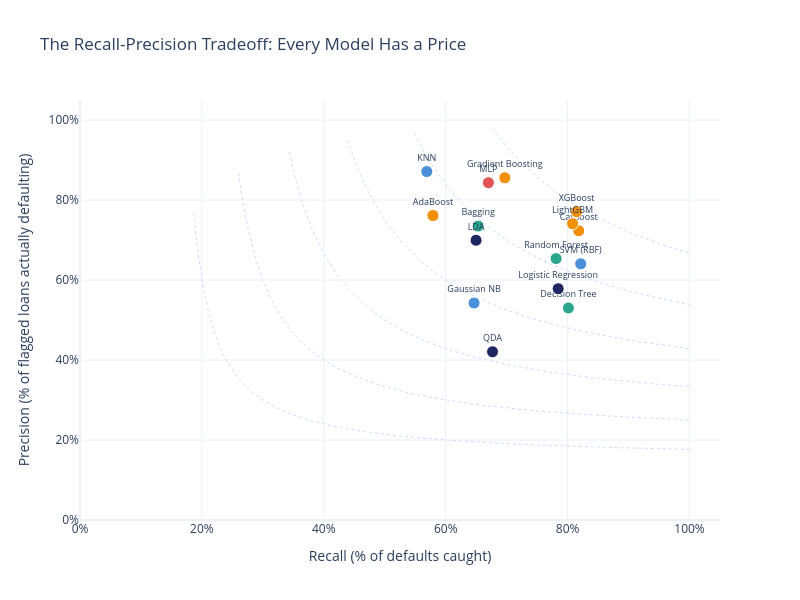

Notebook code for this chart:
### Markdown cell above
## Chart 3: The Tradeoff Scatter (Recall vs Precision)

### Code cell
# Scatter plot: recall vs precision with F1 contours
fig_scatter = go.Figure()

# Add F1 iso-curves as background
for f1_val in [0.3, 0.4, 0.5, 0.6, 0.7, 0.8]:
    r_range = np.linspace(f1_val / (2 - f1_val) + 0.01, 1.0, 100)
    p_range = (f1_val * r_range) / (2 * r_range - f1_val)
    valid = (p_range > 0) & (p_range <= 1)
    fig_scatter.add_trace(go.Scatter(
        x=r_range[valid], y=p_range[valid],
        mode='lines', name=f'F1={f1_val}',
        line=dict(color=COLORS['ice'], width=1, dash='dot'),
        showlegend=False, hoverinfo='skip',
    ))

# Model family color mapping
family_colors = {
    'Logistic Regression': COLORS['navy'], 'LDA': COLORS['navy'], 'QDA': COLORS['navy'],
    'KNN': COLORS['accent'], 'Gaussian NB': COLORS['accent'], 'SVM (RBF)': COLORS['accent'],
    'Decision Tree': COLORS['green'], 'Random Forest': COLORS['green'],
    'Bagging': COLORS['green'],
    'AdaBoost': COLORS['orange'], 'Gradient Boosting': COLORS['orange'],
    'XGBoost': COLORS['orange'], 'LightGBM': COLORS['orange'], 'CatBoost': COLORS['orange'],
    'MLP': COLORS['red'],
}
family_labels = {
    'Logistic Regression': 'Linear', 'LDA': 'Linear', 'QDA': 'Linear',
    'KNN': 'Distance/Prob', 'Gaussian NB': 'Distance/Prob', 'SVM (RBF)': 'Black Box',
    'Decision Tree': 'Tree', 'Random Forest': 'Bagging', 'Bagging': 'Bagging',
    'AdaBoost': 'Boosting', 'Gradient Boosting': 'Boosting',
    'XGBoost': 'Boosting', 'LightGBM': 'Boosting', 'CatBoost': 'Boosting',
    'MLP': 'Black Box',
}

for _, row in df_comp.iterrows():
    name = row['model']
    fig_scatter.add_trace(go.Scatter(
        x=[row['recall_1']], y=[row['precision_1']],
        mode='markers+text',
        name=name,
        text=[name], textposition='top center', textfont=dict(size=9),
        marker=dict(color=family_colors.get(name, COLORS['gray']), size=12,
                    line=dict(width=1, color='white')),
        hovertemplate=f'<b>{name}</b><br>Recall: {row["recall_1"]:.1%}<br>Precision: {row["precision_1"]:.1%}<br>F1: {row["f1_1"]:.1%}<extra></extra>',
        showlegend=False,
    ))

fig_scatter.update_layout(
    title='The Recall-Precision Tradeoff: Every Model Has a Price',
    xaxis_title='Recall (% of defaults caught)',
    yaxis_title='Precision (% of flagged loans actually defaulting)',
    xaxis=dict(range=[0, 1.05], tickformat='.0%'),
    yaxis=dict(range=[0, 1.05], tickformat='.0%'),
    height=600, width=800,
)
fig_scatter.show()
save_chart(fig_scatter, COMP_SLUG, 'tradeoff_scatter')

### Figure 1 — Plotly figure (JSON) as saved in the notebook; plotly's stock layout.template omitted (floating-point values rounded to 4 significant figures)
{"data": [{"hoverinfo": "skip", "line": {"color": "#CADCFC", "dash": "dot", "width": 1}, "mode": "lines", "name": "F1=0.3", "showlegend": false, "type": "scatter", "x": [0.1865, 0.1947, 0.2029, 0.2111, 0.2193, 0.2276, 0.2358, 0.244, 0.2522, 0.2604, 0.2686, 0.2769, 0.2851, 0.2933, 0.3015, 0.3097, 0.318, 0.3262, 0.3344, 0.3426, 0.3508, 0.359, 0.3673, 0.3755, 0.3837, 0.3919, 0.4001, 0.4083, 0.4166, 0.4248, 0.433, 0.4412, 0.4494, 0.4576, 0.4659, 0.4741, 0.4823, 0.4905, 0.4987, 0.507, 0.5152, 0.5234, 0.5316, 0.5398, 0.548, 0.5563, 0.5645, 0.5727, 0.5809, 0.5891, 0.5973, 0.6056, 0.6138, 0.622, 0.6302, 0.6384, 0.6466, 0.6549, 0.6631, 0.6713, 0.6795, 0.6877, 0.696, 0.7042, 0.7124, 0.7206, 0.7288, 0.737, 0.7453, 0.7535, 0.7617, 0.7699, 0.7781, 0.7863, 0.7946, 0.8028, 0.811, 0.8192, 0.8274, 0.8357, 0.8439, 0.8521, 0.8603, 0.8685, 0.8767, 0.885, 0.8932, 0.9014, 0.9096, 0.9178, 0.926, 0.9343, 0.9425, 0.9507, 0.9589, 0.9671, 0.9753, 0.9836, 0.9918, 1.0], "y": [0.7669, 0.6535, 0.5753, 0.5181, 0.4745, 0.4401, 0.4123, 0.3894, 0.3701, 0.3538, 0.3396, 0.3274, 0.3166, 0.307, 0.2985, 0.2909, 0.284, 0.2777, 0.272, 0.2668, 0.262, 0.2576, 0.2536, 0.2498, 0.2463, 0.243, 0.24, 0.2371, 0.2344, 0.2319, 0.2295, 0.2273, 0.2251, 0.2231, 0.2212, 0.2194, 0.2177, 0.2161, 0.2145, 0.213, 0.2116, 0.2103, 0.209, 0.2077, 0.2065, 0.2054, 0.2043, 0.2032, 0.2022, 0.2012, 0.2003, 0.1994, 0.1985, 0.1977, 0.1969, 0.1961, 0.1953, 0.1946, 0.1939, 0.1932, 0.1925, 0.1918, 0.1912, 0.1906, 0.19, 0.1894, 0.1889, 0.1883, 0.1878, 0.1873, 0.1868, 0.1863, 0.1858, 0.1854, 0.1849, 0.1845, 0.184, 0.1836, 0.1832, 0.1828, 0.1824, 0.182, 0.1817, 0.1813, 0.181, 0.1806, 0.1803, 0.1799, 0.1796, 0.1793, 0.179, 0.1787, 0.1784, 0.1781, 0.1778, 0.1775, 0.1773, 0.177, 0.1767, 0.1765]}, {"hoverinfo": "skip", "line": {"color": "#CADCFC", "dash": "dot", "width": 1}, "mode": "lines", "name": "F1=0.4", "showlegend": false, "type": "scatter", "x": [0.26, 0.2675, 0.2749, 0.2824, 0.2899, 0.2974, 0.3048, 0.3123, 0.3198, 0.3273, 0.3347, 0.3422, 0.3497, 0.3572, 0.3646, 0.3721, 0.3796, 0.3871, 0.3945, 0.402, 0.4095, 0.417, 0.4244, 0.4319, 0.4394, 0.4469, 0.4543, 0.4618, 0.4693, 0.4768, 0.4842, 0.4917, 0.4992, 0.5067, 0.5141, 0.5216, 0.5291, 0.5366, 0.544, 0.5515, 0.559, 0.5665, 0.5739, 0.5814, 0.5889, 0.5964, 0.6038, 0.6113, 0.6188, 0.6263, 0.6337, 0.6412, 0.6487, 0.6562, 0.6636, 0.6711, 0.6786, 0.6861, 0.6935, 0.701, 0.7085, 0.716, 0.7234, 0.7309, 0.7384, 0.7459, 0.7533, 0.7608, 0.7683, 0.7758, 0.7832, 0.7907, 0.7982, 0.8057, 0.8131, 0.8206, 0.8281, 0.8356, 0.843, 0.8505, 0.858, 0.8655, 0.8729, 0.8804, 0.8879, 0.8954, 0.9028, 0.9103, 0.9178, 0.9253, 0.9327, 0.9402, 0.9477, 0.9552, 0.9626, 0.9701, 0.9776, 0.9851, 0.9925, 1.0], "y": [0.8667, 0.7928, 0.7337, 0.6853, 0.6449, 0.6108, 0.5815, 0.5561, 0.5339, 0.5143, 0.4969, 0.4813, 0.4672, 0.4545, 0.4429, 0.4324, 0.4227, 0.4138, 0.4056, 0.398, 0.3909, 0.3844, 0.3782, 0.3725, 0.3671, 0.362, 0.3573, 0.3528, 0.3485, 0.3445, 0.3407, 0.3371, 0.3337, 0.3304, 0.3273, 0.3244, 0.3215, 0.3188, 0.3163, 0.3138, 0.3114, 0.3092, 0.307, 0.3049, 0.3029, 0.3009, 0.299, 0.2972, 0.2955, 0.2938, 0.2922, 0.2907, 0.2891, 0.2877, 0.2863, 0.2849, 0.2836, 0.2823, 0.281, 0.2798, 0.2787, 0.2775, 0.2764, 0.2753, 0.2743, 0.2733, 0.2723, 0.2713, 0.2704, 0.2695, 0.2686, 0.2677, 0.2669, 0.266, 0.2652, 0.2645, 0.2637, 0.2629, 0.2622, 0.2615, 0.2608, 0.2601, 0.2594, 0.2588, 0.2581, 0.2575, 0.2569, 0.2563, 0.2557, 0.2552, 0.2546, 0.254, 0.2535, 0.253, 0.2525, 0.2519, 0.2514, 0.251, 0.2505, 0.25]}, {"hoverinfo": "skip", "line": {"color": "#CADCFC", "dash": "dot", "width": 1}, "mode": "lines", "name": "F1=0.5", "showlegend": false, "type": "scatter", "x": [0.3433, 0.35, 0.3566, 0.3632, 0.3699, 0.3765, 0.3831, 0.3898, 0.3964, 0.403, 0.4097, 0.4163, 0.4229, 0.4296, 0.4362, 0.4428, 0.4495, 0.4561, 0.4627, 0.4694, 0.476, 0.4826, 0.4893, 0.4959, 0.5025, 0.5092, 0.5158, 0.5224, 0.5291, 0.5357, 0.5423, 0.549, 0.5556, 0.5622, 0.5689, 0.5755, 0.5821, 0.5888, 0.5954, 0.602, 0.6087, 0.6153, 0.6219, 0.6286, 0.6352, 0.6418, 0.6485, 0.6551, 0.6617, 0.6684, 0.675, 0.6816, 0.6882, 0.6949, 0.7015, 0.7081, 0.7148, 0.7214, 0.728, 0.7347, 0.7413, 0.7479, 0.7546, 0.7612, 0.7678, 0.7745, 0.7811, 0.7877, 0.7944, 0.801, 0.8076, 0.8143, 0.8209, 0.8275, 0.8342, 0.8408, 0.8474, 0.8541, 0.8607, 0.8673, 0.874, 0.8806, 0.8872, 0.8939, 0.9005, 0.9071, 0.9138, 0.9204, 0.927, 0.9337, 0.9403, 0.9469, 0.9536, 0.9602, 0.9668, 0.9735, 0.9801, 0.9867, 0.9934, 1.0], "y": [0.9196, 0.8752, 0.8363, 0.802, 0.7714, 0.7441, 0.7195, 0.6972, 0.6769, 0.6584, 0.6414, 0.6258, 0.6114, 0.5981, 0.5857, 0.5741, 0.5633, 0.5533, 0.5438, 0.5349, 0.5266, 0.5187, 0.5112, 0.5042, 0.4975, 0.4912, 0.4851, 0.4794, 0.474, 0.4688, 0.4638, 0.4591, 0.4545, 0.4502, 0.446, 0.442, 0.4382, 0.4345, 0.431, 0.4275, 0.4243, 0.4211, 0.418, 0.4151, 0.4123, 0.4095, 0.4069, 0.4043, 0.4018, 0.3994, 0.3971, 0.3948, 0.3926, 0.3905, 0.3884, 0.3864, 0.3845, 0.3826, 0.3807, 0.379, 0.3772, 0.3755, 0.3739, 0.3723, 0.3707, 0.3692, 0.3677, 0.3662, 0.3648, 0.3634, 0.3621, 0.3608, 0.3595, 0.3582, 0.357, 0.3558, 0.3546, 0.3535, 0.3523, 0.3512, 0.3502, 0.3491, 0.3481, 0.3471, 0.3461, 0.3451, 0.3442, 0.3432, 0.3423, 0.3414, 0.3405, 0.3397, 0.3388, 0.338, 0.3372, 0.3364, 0.3356, 0.3348, 0.3341, 0.3333]}, {"hoverinfo": "skip", "line": {"color": "#CADCFC", "dash": "dot", "width": 1}, "mode": "lines", "name": "F1=0.6", "showlegend": false, "type": "scatter", "x": [0.4386, 0.4442, 0.4499, 0.4556, 0.4613, 0.4669, 0.4726, 0.4783, 0.4839, 0.4896, 0.4953, 0.501, 0.5066, 0.5123, 0.518, 0.5236, 0.5293, 0.535, 0.5406, 0.5463, 0.552, 0.5577, 0.5633, 0.569, 0.5747, 0.5803, 0.586, 0.5917, 0.5974, 0.603, 0.6087, 0.6144, 0.62, 0.6257, 0.6314, 0.6371, 0.6427, 0.6484, 0.6541, 0.6597, 0.6654, 0.6711, 0.6768, 0.6824, 0.6881, 0.6938, 0.6994, 0.7051, 0.7108, 0.7165, 0.7221, 0.7278, 0.7335, 0.7391, 0.7448, 0.7505, 0.7561, 0.7618, 0.7675, 0.7732, 0.7788, 0.7845, 0.7902, 0.7958, 0.8015, 0.8072, 0.8129, 0.8185, 0.8242, 0.8299, 0.8355, 0.8412, 0.8469, 0.8526, 0.8582, 0.8639, 0.8696, 0.8752, 0.8809, 0.8866, 0.8923, 0.8979, 0.9036, 0.9093, 0.9149, 0.9206, 0.9263, 0.9319, 0.9376, 0.9433, 0.949, 0.9546, 0.9603, 0.966, 0.9716, 0.9773, 0.983, 0.9887, 0.9943, 1.0], "y": [0.9495, 0.9239, 0.9003, 0.8785, 0.8581, 0.8392, 0.8214, 0.8049, 0.7893, 0.7747, 0.7609, 0.7479, 0.7356, 0.7239, 0.7129, 0.7024, 0.6925, 0.683, 0.674, 0.6654, 0.6572, 0.6493, 0.6418, 0.6346, 0.6277, 0.621, 0.6147, 0.6085, 0.6027, 0.597, 0.5915, 0.5863, 0.5812, 0.5763, 0.5716, 0.567, 0.5626, 0.5583, 0.5542, 0.5502, 0.5463, 0.5425, 0.5389, 0.5353, 0.5319, 0.5286, 0.5253, 0.5222, 0.5191, 0.5161, 0.5132, 0.5104, 0.5076, 0.5049, 0.5023, 0.4998, 0.4973, 0.4949, 0.4925, 0.4902, 0.488, 0.4858, 0.4836, 0.4815, 0.4795, 0.4774, 0.4755, 0.4736, 0.4717, 0.4699, 0.4681, 0.4663, 0.4646, 0.4629, 0.4612, 0.4596, 0.458, 0.4565, 0.4549, 0.4534, 0.452, 0.4505, 0.4491, 0.4477, 0.4464, 0.445, 0.4437, 0.4424, 0.4412, 0.4399, 0.4387, 0.4375, 0.4363, 0.4351, 0.434, 0.4329, 0.4318, 0.4307, 0.4296, 0.4286]}, {"hoverinfo": "skip", "line": {"color": "#CADCFC", "dash": "dot", "width": 1}, "mode": "lines", "name": "F1=0.7", "showlegend": false, "type": "scatter", "x": [0.5485, 0.553, 0.5576, 0.5621, 0.5667, 0.5713, 0.5758, 0.5804, 0.5849, 0.5895, 0.5941, 0.5986, 0.6032, 0.6078, 0.6123, 0.6169, 0.6214, 0.626, 0.6306, 0.6351, 0.6397, 0.6442, 0.6488, 0.6534, 0.6579, 0.6625, 0.667, 0.6716, 0.6762, 0.6807, 0.6853, 0.6899, 0.6944, 0.699, 0.7035, 0.7081, 0.7127, 0.7172, 0.7218, 0.7263, 0.7309, 0.7355, 0.74, 0.7446, 0.7491, 0.7537, 0.7583, 0.7628, 0.7674, 0.772, 0.7765, 0.7811, 0.7856, 0.7902, 0.7948, 0.7993, 0.8039, 0.8084, 0.813, 0.8176, 0.8221, 0.8267, 0.8312, 0.8358, 0.8404, 0.8449, 0.8495, 0.854, 0.8586, 0.8632, 0.8677, 0.8723, 0.8769, 0.8814, 0.886, 0.8905, 0.8951, 0.8997, 0.9042, 0.9088, 0.9133, 0.9179, 0.9225, 0.927, 0.9316, 0.9361, 0.9407, 0.9453, 0.9498, 0.9544, 0.959, 0.9635, 0.9681, 0.9726, 0.9772, 0.9818, 0.9863, 0.9909, 0.9954, 1.0], "y": [0.9672, 0.9534, 0.9401, 0.9274, 0.9153, 0.9036, 0.8924, 0.8817, 0.8714, 0.8615, 0.8519, 0.8427, 0.8338, 0.8253, 0.817, 0.809, 0.8013, 0.7938, 0.7866, 0.7796, 0.7729, 0.7663, 0.76, 0.7538, 0.7478, 0.742, 0.7364, 0.7309, 0.7256, 0.7204, 0.7154, 0.7105, 0.7057, 0.701, 0.6965, 0.6921, 0.6878, 0.6836, 0.6795, 0.6755, 0.6716, 0.6678, 0.6641, 0.6605, 0.6569, 0.6534, 0.65, 0.6467, 0.6435, 0.6403, 0.6372, 0.6342, 0.6312, 0.6283, 0.6254, 0.6226, 0.6199, 0.6172, 0.6146, 0.612, 0.6095, 0.607, 0.6045, 0.6022, 0.5998, 0.5975, 0.5953, 0.593, 0.5909, 0.5887, 0.5866, 0.5845, 0.5825, 0.5805, 0.5786, 0.5766, 0.5747, 0.5729, 0.571, 0.5692, 0.5675, 0.5657, 0.564, 0.5623, 0.5606, 0.559, 0.5574, 0.5558, 0.5542, 0.5527, 0.5512, 0.5497, 0.5482, 0.5467, 0.5453, 0.5439, 0.5425, 0.5411, 0.5398, 0.5385]}, {"hoverinfo": "skip", "line": {"color": "#CADCFC", "dash": "dot", "width": 1}, "mode": "lines", "name": "F1=0.8", "showlegend": false, "type": "scatter", "x": [0.6767, 0.6799, 0.6832, 0.6865, 0.6897, 0.693, 0.6963, 0.6995, 0.7028, 0.7061, 0.7093, 0.7126, 0.7159, 0.7191, 0.7224, 0.7257, 0.7289, 0.7322, 0.7355, 0.7387, 0.742, 0.7453, 0.7485, 0.7518, 0.7551, 0.7583, 0.7616, 0.7648, 0.7681, 0.7714, 0.7746, 0.7779, 0.7812, 0.7844, 0.7877, 0.791, 0.7942, 0.7975, 0.8008, 0.804, 0.8073, 0.8106, 0.8138, 0.8171, 0.8204, 0.8236, 0.8269, 0.8302, 0.8334, 0.8367, 0.84, 0.8432, 0.8465, 0.8498, 0.853, 0.8563, 0.8596, 0.8628, 0.8661, 0.8694, 0.8726, 0.8759, 0.8792, 0.8824, 0.8857, 0.889, 0.8922, 0.8955, 0.8988, 0.902, 0.9053, 0.9086, 0.9118, 0.9151, 0.9184, 0.9216, 0.9249, 0.9281, 0.9314, 0.9347, 0.9379, 0.9412, 0.9445, 0.9477, 0.951, 0.9543, 0.9575, 0.9608, 0.9641, 0.9673, 0.9706, 0.9739, 0.9771, 0.9804, 0.9837, 0.9869, 0.9902, 0.9935, 0.9967, 1.0], "y": [0.9783, 0.9716, 0.965, 0.9585, 0.9522, 0.9461, 0.9401, 0.9342, 0.9284, 0.9228, 0.9173, 0.9118, 0.9066, 0.9014, 0.8963, 0.8913, 0.8864, 0.8817, 0.877, 0.8724, 0.8679, 0.8634, 0.8591, 0.8548, 0.8506, 0.8465, 0.8425, 0.8385, 0.8346, 0.8308, 0.8271, 0.8234, 0.8198, 0.8162, 0.8127, 0.8092, 0.8058, 0.8025, 0.7992, 0.796, 0.7928, 0.7897, 0.7866, 0.7836, 0.7806, 0.7777, 0.7748, 0.7719, 0.7691, 0.7664, 0.7637, 0.761, 0.7583, 0.7557, 0.7532, 0.7506, 0.7482, 0.7457, 0.7433, 0.7409, 0.7385, 0.7362, 0.7339, 0.7317, 0.7294, 0.7272, 0.7251, 0.7229, 0.7208, 0.7187, 0.7167, 0.7146, 0.7126, 0.7106, 0.7087, 0.7067, 0.7048, 0.7029, 0.7011, 0.6992, 0.6974, 0.6956, 0.6939, 0.6921, 0.6904, 0.6887, 0.687, 0.6853, 0.6837, 0.682, 0.6804, 0.6788, 0.6772, 0.6757, 0.6741, 0.6726, 0.6711, 0.6696, 0.6681, 0.6667]}, {"hovertemplate": "<b>SVM (RBF)</b><br>Recall: 82.2%<br>Precision: 64.0%<br>F1: 72.0%<extra></extra>", "marker": {"color": "#4A90D9", "line": {"color": "white", "width": 1}, "size": 12}, "mode": "markers+text", "name": "SVM (RBF)", "showlegend": false, "text": ["SVM (RBF)"], "textfont": {"size": 9}, "textposition": "top center", "type": "scatter", "x": [0.8215], "y": [0.6404]}, {"hovertemplate": "<b>CatBoost</b><br>Recall: 81.8%<br>Precision: 72.3%<br>F1: 76.8%<extra></extra>", "marker": {"color": "#F18F01", "line": {"color": "white", "width": 1}, "size": 12}, "mode": "markers+text", "name": "CatBoost", "showlegend": false, "text": ["CatBoost"], "textfont": {"size": 9}, "textposition": "top center", "type": "scatter", "x": [0.8182], "y": [0.7232]}, {"hovertemplate": "<b>XGBoost</b><br>Recall: 81.5%<br>Precision: 77.1%<br>F1: 79.2%<extra></extra>", "marker": {"color": "#F18F01", "line": {"color": "white", "width": 1}, "size": 12}, "mode": "markers+text", "name": "XGBoost", "showlegend": false, "text": ["XGBoost"], "textfont": {"size": 9}, "textposition": "top center", "type": "scatter", "x": [0.8148], "y": [0.7707]}, {"hovertemplate": "<b>LightGBM</b><br>Recall: 80.8%<br>Precision: 74.1%<br>F1: 77.3%<extra></extra>", "marker": {"color": "#F18F01", "line": {"color": "white", "width": 1}, "size": 12}, "mode": "markers+text", "name": "LightGBM", "showlegend": false, "text": ["LightGBM"], "textfont": {"size": 9}, "textposition": "top center", "type": "scatter", "x": [0.8081], "y": [0.7407]}, {"hovertemplate": "<b>Decision Tree</b><br>Recall: 80.1%<br>Precision: 53.0%<br>F1: 63.8%<extra></extra>", "marker": {"color": "#2CA58D", "line": {"color": "white", "width": 1}, "size": 12}, "mode": "markers+text", "name": "Decision Tree", "showlegend": false, "text": ["Decision Tree"], "textfont": {"size": 9}, "textposition": "top center", "type": "scatter", "x": [0.8013], "y": [0.5301]}, {"hovertemplate": "<b>Logistic Regression</b><br>Recall: 78.5%<br>Precision: 57.8%<br>F1: 66.6%<extra></extra>", "marker": {"color": "#1E2761", "line": {"color": "white", "width": 1}, "size": 12}, "mode": "markers+text", "name": "Logistic Regression", "showlegend": false, "text": ["Logistic Regression"], "textfont": {"size": 9}, "textposition": "top center", "type": "scatter", "x": [0.7845], "y": [0.5782]}, {"hovertemplate": "<b>Random Forest</b><br>Recall: 78.1%<br>Precision: 65.3%<br>F1: 71.2%<extra></extra>", "marker": {"color": "#2CA58D", "line": {"color": "white", "width": 1}, "size": 12}, "mode": "markers+text", "name": "Random Forest", "showlegend": false, "text": ["Random Forest"], "textfont": {"size": 9}, "textposition": "top center", "type": "scatter", "x": [0.7811], "y": [0.6535]}, {"hovertemplate": "<b>Gradient Boosting</b><br>Recall: 69.7%<br>Precision: 85.5%<br>F1: 76.8%<extra></extra>", "marker": {"color": "#F18F01", "line": {"color": "white", "width": 1}, "size": 12}, "mode": "markers+text", "name": "Gradient Boosting", "showlegend": false, "text": ["Gradient Boosting"], "textfont": {"size": 9}, "textposition": "top center", "type": "scatter", "x": [0.697], "y": [0.8554]}, {"hovertemplate": "<b>QDA</b><br>Recall: 67.7%<br>Precision: 42.0%<br>F1: 51.9%<extra></extra>", "marker": {"color": "#1E2761", "line": {"color": "white", "width": 1}, "size": 12}, "mode": "markers+text", "name": "QDA", "showlegend": false, "text": ["QDA"], "textfont": {"size": 9}, "textposition": "top center", "type": "scatter", "x": [0.6768], "y": [0.4205]}, {"hovertemplate": "<b>MLP</b><br>Recall: 67.0%<br>Precision: 84.3%<br>F1: 74.7%<extra></extra>", "marker": {"color": "#E15554", "line": {"color": "white", "width": 1}, "size": 12}, "mode": "markers+text", "name": "MLP", "showlegend": false, "text": ["MLP"], "textfont": {"size": 9}, "textposition": "top center", "type": "scatter", "x": [0.67], "y": [0.8432]}, {"hovertemplate": "<b>Bagging</b><br>Recall: 65.3%<br>Precision: 73.5%<br>F1: 69.2%<extra></extra>", "marker": {"color": "#2CA58D", "line": {"color": "white", "width": 1}, "size": 12}, "mode": "markers+text", "name": "Bagging", "showlegend": false, "text": ["Bagging"], "textfont": {"size": 9}, "textposition": "top center", "type": "scatter", "x": [0.6532], "y": [0.7348]}, {"hovertemplate": "<b>LDA</b><br>Recall: 65.0%<br>Precision: 69.9%<br>F1: 67.4%<extra></extra>", "marker": {"color": "#1E2761", "line": {"color": "white", "width": 1}, "size": 12}, "mode": "markers+text", "name": "LDA", "showlegend": false, "text": ["LDA"], "textfont": {"size": 9}, "textposition": "top center", "type": "scatter", "x": [0.6498], "y": [0.6993]}, {"hovertemplate": "<b>Gaussian NB</b><br>Recall: 64.6%<br>Precision: 54.2%<br>F1: 59.0%<extra></extra>", "marker": {"color": "#4A90D9", "line": {"color": "white", "width": 1}, "size": 12}, "mode": "markers+text", "name": "Gaussian NB", "showlegend": false, "text": ["Gaussian NB"], "textfont": {"size": 9}, "textposition": "top center", "type": "scatter", "x": [0.6465], "y": [0.5424]}, {"hovertemplate": "<b>AdaBoost</b><br>Recall: 57.9%<br>Precision: 76.1%<br>F1: 65.8%<extra></extra>", "marker": {"color": "#F18F01", "line": {"color": "white", "width": 1}, "size": 12}, "mode": "markers+text", "name": "AdaBoost", "showlegend": false, "text": ["AdaBoost"], "textfont": {"size": 9}, "textposition": "top center", "type": "scatter", "x": [0.5791], "y": [0.7611]}, {"hovertemplate": "<b>KNN</b><br>Recall: 56.9%<br>Precision: 87.1%<br>F1: 68.8%<extra></extra>", "marker": {"color": "#4A90D9", "line": {"color": "white", "width": 1}, "size": 12}, "mode": "markers+text", "name": "KNN", "showlegend": false, "text": ["KNN"], "textfont": {"size": 9}, "textposition": "top center", "type": "scatter", "x": [0.569], "y": [0.8711]}], "layout": {"height": 600, "title": {"text": "The Recall-Precision Tradeoff: Every Model Has a Price"}, "width": 800, "xaxis": {"range": [0, 1.05], "tickformat": ".0%", "title": {"text": "Recall (% of defaults caught)"}}, "yaxis": {"range": [0, 1.05], "tickformat": ".0%", "title": {"text": "Precision (% of flagged loans actually defaulting)"}}}}
